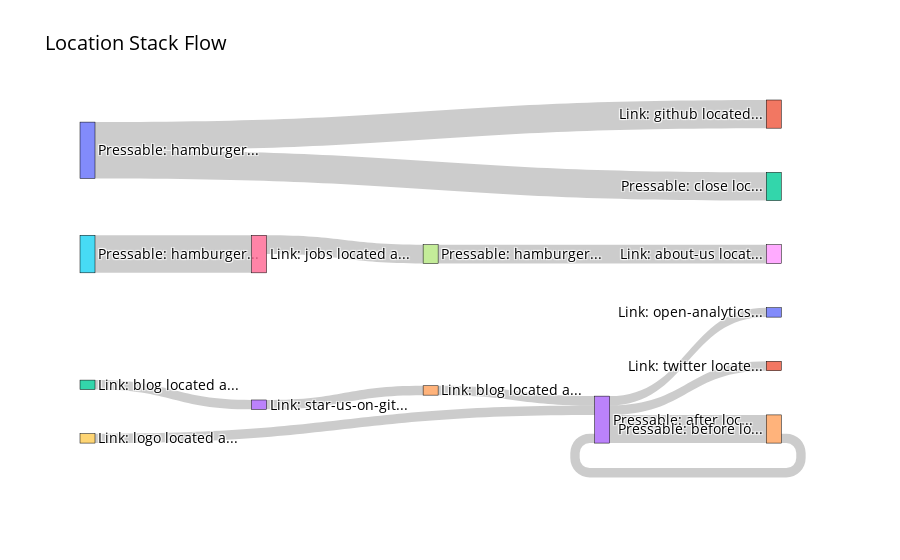

Here is the notebook cell this chart was saved with:
### Markdown cell above
Similar to before, we can use a Sankey diagram to visualize the customer journeys, this time the ones that lead to dropped-off  users that came from a marketing campaign.

Remember that the width of each link represents the amount of times that flow was used, and you can hover over each link to see the source and target node.

### Code cell
max_steps = 4
df_steps = funnel.get_navigation_paths(df_marketing_non_converted, steps=max_steps, by='user_id')
funnel.plot_sankey_diagram(df_steps, n_top_examples=20)

### Figure 1 — Plotly figure (JSON) as saved in the notebook; plotly's stock layout.template omitted (floating-point values rounded to 4 significant figures)
{"data": [{"link": {"customdata": ["Pressable: hamburger located at Root Location: home => Navigation: navbar-top", "Link: github located at Root Location: home => Navigation: navbar-top => Overlay: hamburger-menu", "Pressable: close located at Root Location: home => Navigation: navbar-top => Overlay: hamburger-menu", "Pressable: after located at Root Location: home => Content: capture-data => Content: data-capture-workflow-before-after", "Pressable: before located at Root Location: home => Content: capture-data => Content: data-capture-workflow-before-after", "Pressable: hamburger located at Root Location: blog => Navigation: navbar-top", "Link: jobs located at Root Location: blog => Navigation: navbar-top => Overlay: hamburger-menu", "Pressable: hamburger located at Root Location: jobs => Navigation: navbar-top", "Link: about-us located at Root Location: jobs => Navigation: navbar-top => Overlay: hamburger-menu", "Link: logo located at Root Location: home => Navigation: navbar-top", "Link: open-analytics-taxonomy located at Root Location: home => Content: capture-data", "Link: twitter located at Root Location: home => Navigation: navbar-top", "Link: blog located at Root Location: blog => Navigation: navbar-top", "Link: star-us-on-github located at Root Location: home => Navigation: hero", "Link: blog located at Root Location: home => Navigation: navbar-top"], "hovertemplate": "SOURCE: %{source.customdata}<br />TARGET: %{target.customdata}<br />", "source": [0, 0, 3, 5, 6, 7, 9, 3, 4, 3, 12, 13, 14], "target": [1, 2, 4, 6, 7, 8, 3, 10, 3, 11, 13, 14, 3], "value": [3, 3, 3, 4, 2, 2, 1, 1, 1, 1, 1, 1, 1]}, "node": {"customdata": ["Pressable: hamburger located at Root Location: home => Navigation: navbar-top", "Link: github located at Root Location: home => Navigation: navbar-top => Overlay: hamburger-menu", "Pressable: close located at Root Location: home => Navigation: navbar-top => Overlay: hamburger-menu", "Pressable: after located at Root Location: home => Content: capture-data => Content: data-capture-workflow-before-after", "Pressable: before located at Root Location: home => Content: capture-data => Content: data-capture-workflow-before-after", "Pressable: hamburger located at Root Location: blog => Navigation: navbar-top", "Link: jobs located at Root Location: blog => Navigation: navbar-top => Overlay: hamburger-menu", "Pressable: hamburger located at Root Location: jobs => Navigation: navbar-top", "Link: about-us located at Root Location: jobs => Navigation: navbar-top => Overlay: hamburger-menu", "Link: logo located at Root Location: home => Navigation: navbar-top", "Link: open-analytics-taxonomy located at Root Location: home => Content: capture-data", "Link: twitter located at Root Location: home => Navigation: navbar-top", "Link: blog located at Root Location: blog => Navigation: navbar-top", "Link: star-us-on-github located at Root Location: home => Navigation: hero", "Link: blog located at Root Location: home => Navigation: navbar-top"], "hovertemplate": "NODE: %{customdata}", "label": ["Pressable: hamburger...", "Link: github located...", "Pressable: close loc...", "Pressable: after loc...", "Pressable: before lo...", "Pressable: hamburger...", "Link: jobs located a...", "Pressable: hamburger...", "Link: about-us locat...", "Link: logo located a...", "Link: open-analytics...", "Link: twitter locate...", "Link: blog located a...", "Link: star-us-on-git...", "Link: blog located a..."], "line": {"color": "black", "width": 0.5}, "pad": 25, "thickness": 15}, "orientation": "h", "type": "sankey"}], "layout": {"font": {"color": "black", "size": 14}, "hoverlabel": {"bgcolor": "white", "font": {"size": 11}}, "title": {"font": {"color": "black"}, "text": "Location Stack Flow"}}}
